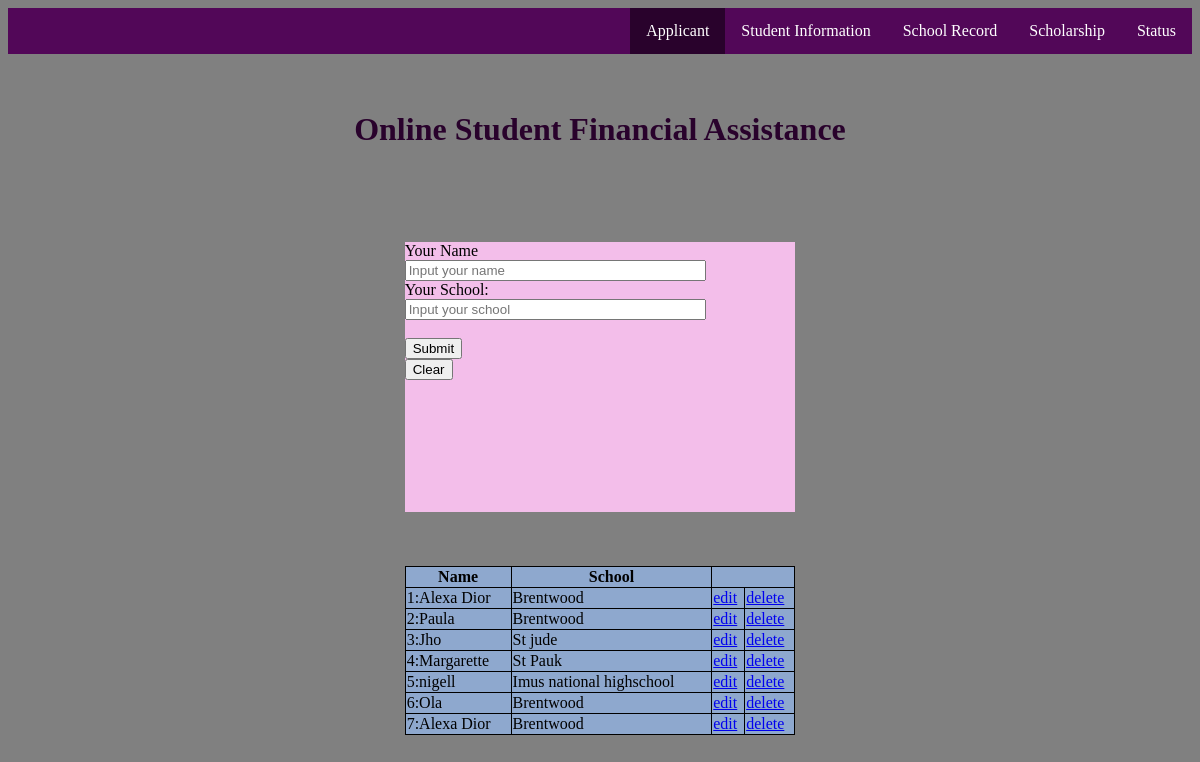
Before: / with the older database file.
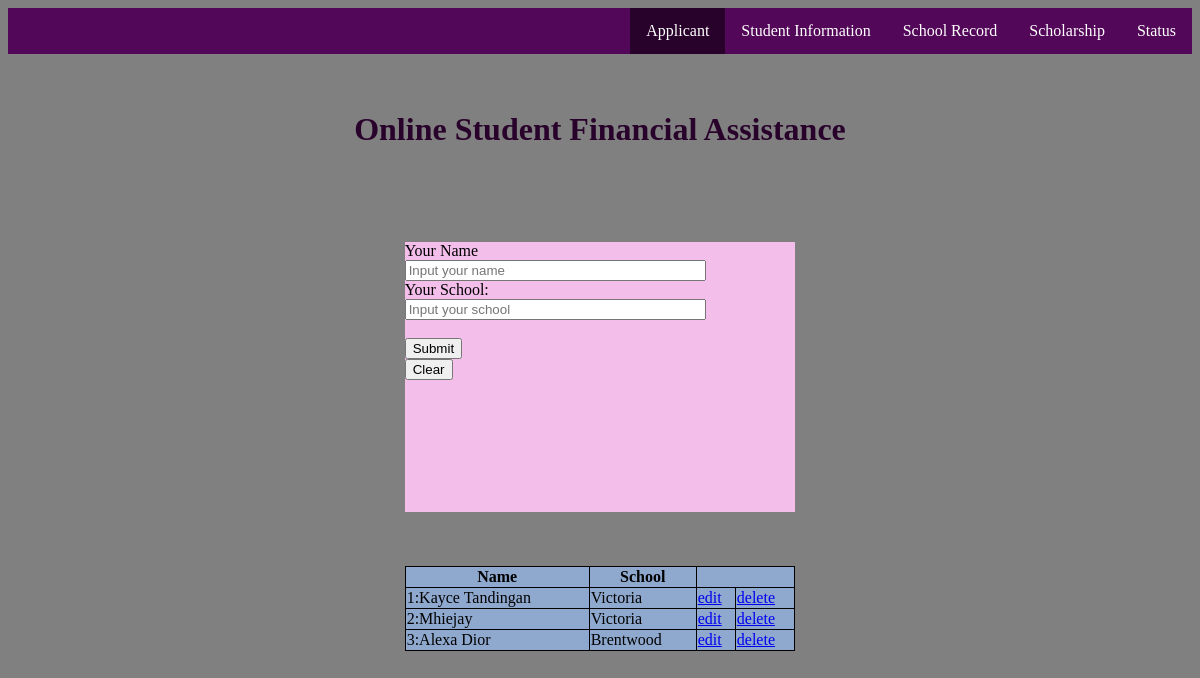
After: the same page with the newer database file.
### JAList/models.py (models this page shows)
class Applicant(models.Model):
	fname = models.TextField(default="")
	fschool = models.TextField(default="")
	class meta:
		db_table = "iApplicant"

### JAList/views.py (the view)
# urls.py: url(r'^$', views.applicant, name='applicant'),
def applicant(request):
	applicants=Applicant.objects.all()
	return render(request, 'applicant.html',{'applicants' : applicants})

### JAList/templates/applicant.html (shortened to what this page needs)
<!DOCTYPE html>
<html lang="en">
<head>
</head>
<body>
    <div id="commentsection">
      <ul>
      <li><a href="sstatus">Status</a></li>
      <li><a href="sscholarship">Scholarship</a></li>
      <li><a href="sschool_record">School Record</a></li>
      <li><a href="sstudentinfo">Student Information</a></li>
      <li><a href="aapplicant" class="active">Applicant</a></li>
    </ul>
    <br>
    <br>
      <div class="Title">
        <h1>Online Student Financial Assistance</h1>
        <br>
        <br>
        <br>
        <br>
      </div>
      <div class="box">
        <form method="POST" id="commentform" action="/new_stuin">
          <label for="name" class="required">Your Name</label>
          <input type="text"
          name="sname"
          id="sname"
          value=""
          tabindex="1"
          placeholder="Input your name"
          required="required">
          <label for="school" class="required">Your School:</label>
          <input type="text"
          name="school"
          id="school"
          value=""
          tabindex="2"
          placeholder="Input your school"
          required="required">
          <br>
          <input name="submit" type="submit" id='submit' value="Submit" /><br>
          <input type="reset" value="Clear">
        </form>
      </div>
      <div>
      <br>
      <br>
      <br>
      <table style="width:33%" align="center" id='list' name='tr'>
        <tr>
        <th>Name</th>
        <th>School</th>
        </tr>
            {% for applicant in applicants %}
            <tr>
            <td>{{ forloop.counter }}:{{ applicant.fname }}</td>
            <td>{{ applicant.fschool }}</td>
            <td><a href='edit/{{applicant.id}}'>edit</a></td>
            <td><a href='delete/{{applicant.id}}'>delete</a></td>
            </tr>
            {% endfor %}
        </table>
      </div>
</body>
</html>

### JAList/templates/applicant.html (style rules this page uses)
#commentsection input[type='text'], #commentsection textarea { display: block; width: 75%; }
body { background-color:gray; background-image: url(https://scontent.fmnl19-1.fna.fbcdn.net/v/t1.6435-9/209046220_1778661982317843_72472226947040603_n.jpg?_nc_cat=100&ccb=1-3&_nc_sid=825194&_nc_eui2=AeEzUvV1NfqtSx_Smr3hV9K9qLr5fA1hsB6ouvl8DWGwHpzIvHCAiie2jD__T52dPb17dL5I6tGuT1xzJZBj6XXv&_nc_ohc=TGJrnsR_PGoAX9oQMpE&_nc_ht=scontent.fmnl19-1.fna&oh=d518e02ee9741d88271215e5a8d622f3&oe=60DDF907); background-position: fixed; background-size: 100%; }
ul { list-style-type:none; margin: 0; padding: 0; right: 2cm; overflow: hidden; background-color: rgb(82, 7, 88); }
li { float:right; }
li a { display:block; color: rgb(255, 255, 255); padding: 14px 16px ; text-decoration: none; font-family: Georgia, 'Times New Roman', Times, serif; }
.active { background-color: rgb(41, 2, 44); }
.Title { text-align: center; position: relative; color: rgb(41, 2, 44); }
table, th, td { border: 1px solid black; border-collapse: collapse; background-color: #8ea8ce; }
.box { background: rgba(255, 197, 245, 0.9); width: 33%; height: 270px; margin: auto; padding: 0; border: 0; }

Changed rows visible on the page:
removed Applicant: fname "Paula", fschool "Brentwood"
removed Applicant: fname "Jho", fschool "St jude"
removed Applicant: fname "Margarette", fschool "St Pauk"
removed Applicant: fname "nigell", fschool "Imus national highschool"
removed Applicant: fname "Ola", fschool "Brentwood"
removed Applicant: fname "Alexa Dior", fschool "Brentwood"
added Applicant: fname "Kayce Tandingan", fschool "Victoria"
added Applicant: fname "Mhiejay", fschool "Victoria"
